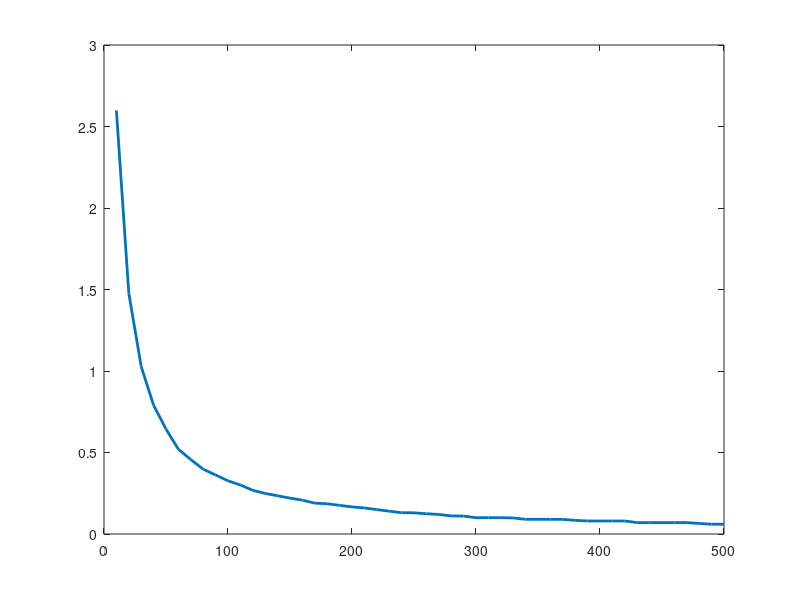

MATLAB code for this plot: (Note: this script raises an error after producing the figure.)
addpath simulations/realtime-factor-test/
figure("Position",[0,0,1400,700]);

max_x = 500;

for i=1:3
    switch i
        case 1
            load ("rtf-2-100hz.mat");
        case 2
            load ("rtf-2-50hz.mat");
        case 3
            load ("rtf-2-25hz.mat")
        case 4
            load ("rtf-125hz.mat")
    end
    
    proc_data = zeros(46,3);
    for times = 1:(max_x/10)
        %Data1
        part_data = data(((times-1)*40)+1:((times-1)*40)+40,2);
        uavs = data(((times-1)*40)+1,1);
        mean_part_data = mean(part_data');
        std_part_data = std(part_data');
        proc_data(times,:) = [uavs mean_part_data std_part_data];
    end

     switch i
         case 1
             color = [0.00,0.45,0.74];
             legend_label = 'Navigation ex. at 100Hz';
         case 2
             color = [0.85,0.33,0.10];
             legend_label = 'Navigation ex. at 50Hz';
         case 3
             color = [0.49,0.18,0.56];
             legend_label = 'Navigation ex. at 25Hz';
         case 4
             color = [0.93,0.69,0.13];
             legend_label = 'Navigation ex. at 12.5Hz';
     end

    curve1 = proc_data(:,2)' + proc_data(:,3)';
    curve2 = proc_data(:,2)' - proc_data(:,3)';
    x2 = [proc_data(:,1)', fliplr(proc_data(:,1)')];
    inBetween = [curve1, fliplr(curve2)];
    fill(x2, inBetween, color, 'FaceAlpha', 0.2, 'EdgeColor','none');

    p = plot(proc_data(:,1)', proc_data(:,2)', 'LineWidth', 2, 'Color', color);
    p.DisplayName = legend_label;
    
    xlim([10 max_x])
    ylim([0 10])
    xticks(10:30:max_x)
    hold on;
    grid on;
    ylabel('Real time factor in the simulation', 'FontSize',16)
    xlabel('Number of UAVs in the simulation', 'FontSize',16)
    %legend('Navigation ex. at 100Hz','Navigation ex. at 500Hz','Navigation ex. at 25Hz','Navigation ex. at 12,5Hz')
    ax = gca;
    ax.FontSize = 16;

    set(gca, 'YScale', 'log')
    
    clear data;
end

patch = findobj(ax, 'Type', 'patch');
for i=1:length(patch)
    patch(i).HandleVisibility = 'off';
end
legend();